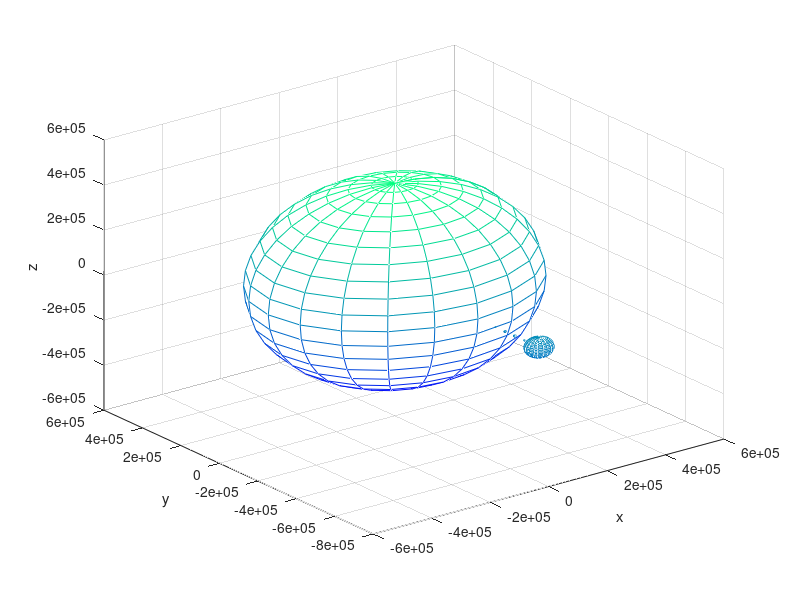

MATLAB code for this plot:
% Name: Logan Kramer
% Date: 2/24/20
clc;
clear all;
close all;
 
[x, y, z] = sphere;   %define x, y and z as coordinates of sphere
% set radii
rSun = 432690;
rMercury = 1516;
rVenus = 3760;
rEarth = 3958;
rMars = 2106;
rJupiter = 43441;
% graph sun
sph1 = mesh(x * rSun, y * rSun, z * rSun); %formula for a mesh sphere 
hold on;
% graph other planets
sph2 = mesh(x * rMercury, y * rMercury - 525000, z * rMercury);
sph3 = mesh(x * rVenus, y * rVenus - 575000, z * rVenus);
sph4 = mesh(x * rEarth, y * rEarth - 625000, z * rEarth);
sph5 = mesh(x * rMars, y * rMars - 675000, z * rMars);
sph6 = mesh(x * rJupiter, y * rJupiter - 750000, z * rJupiter);
% set colors and axis labels
colormap winter;
xlabel('x')
ylabel('y')
zlabel('z')
grid on;
